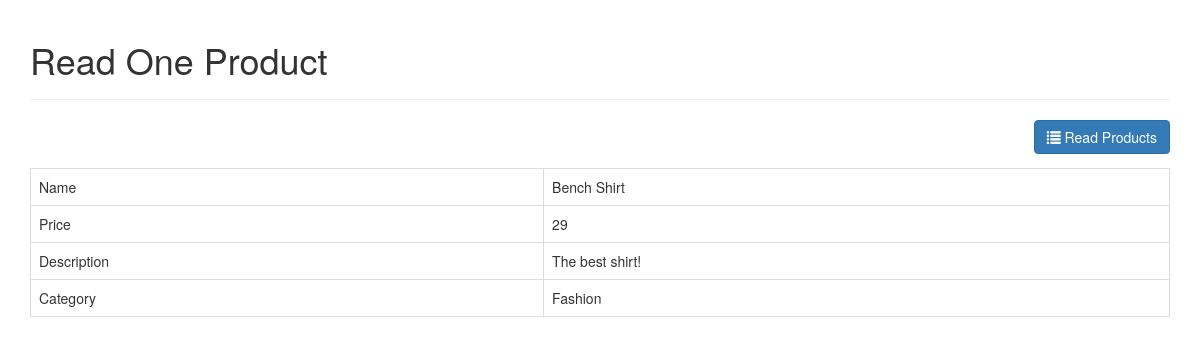
/read_one.php?id=6, run on the app's committed database.
### tables this page shows
CREATE TABLE `products` (
  `id` int(11) NOT NULL,
  `name` varchar(32) NOT NULL,
  `description` text NOT NULL,
  `price` int(11) NOT NULL,
  `category_id` int(11) NOT NULL,
  `created` datetime NOT NULL,
  `modified` timestamp NOT NULL DEFAULT current_timestamp()
);

CREATE TABLE `categories` (
  `id` int(11) NOT NULL,
  `name` varchar(256) NOT NULL,
  `created` datetime NOT NULL,
  `modified` timestamp NOT NULL DEFAULT current_timestamp()
);

### objects/product.php (called while the page is built, shortened)
<?php
class Product
{
    private $conn;
    private $table_name = "products";
    public $id;
    public function __construct($db)
    {
        $this->conn = $db;
    }
    function readOne()
    {
        $query = "SELECT
                name, price, description, category_id
            FROM
                " . $this->table_name . "
            WHERE
                id = ?
            LIMIT
                0,1";
        $stmt = $this->conn->prepare($query);
        $stmt->bindParam(1, $this->id);
        $stmt->execute();
        $row = $stmt->fetch(PDO::FETCH_ASSOC);
        $this->name = $row['name'];
        $this->price = $row['price'];
        $this->description = $row['description'];
    }
}

### objects/category.php (called while the page is built, shortened)
<?php
class Category
{
    private $conn;
    private $table_name = "categories";
    public $id;
    public function __construct($db)
    {
        $this->conn = $db;
    }
    function readName()
    {
        $query = "SELECT name FROM " . $this->table_name . " WHERE id = ? limit 0,1";
        $stmt = $this->conn->prepare($query);
        $stmt->bindParam(1, $this->id);
        $stmt->execute();
        $row = $stmt->fetch(PDO::FETCH_ASSOC);
        $this->name = $row['name'];
    }
}

### read_one.php (the view, shortened to what this page needs)
<?php
$id = isset($_GET['id']) ? $_GET['id'] : die('ERROR: missing ID.');
include_once 'objects/product.php';
include_once 'objects/category.php';
$database = new Database();
$db = $database->getConnection();
$product = new Product($db);
$category = new Category($db);
$product->id = $id;
$product->readOne();
include_once "layout_header.php";
echo "<div class='right-button-margin'>";
echo "<a href='index.php' class='btn btn-primary pull-right'>";
echo "<span class='glyphicon glyphicon-list'></span> Read Products";
echo "</a>";
echo "</div>";
echo "<table class='table table-hover table-responsive table-bordered'>";
echo "<tr>";
echo "<td>Name</td>";
echo "<td>{$product->name}</td>";
echo "</tr>";
echo "<tr>";
echo "<td>Price</td>";
echo "<td>{$product->price}</td>";
echo "</tr>";
echo "<tr>";
echo "<td>Description</td>";
echo "<td>{$product->description}</td>";
echo "</tr>";
echo "<tr>";
echo "<td>Category</td>";
echo "<td>";
$category->id = $product->category_id;
$category->readName();
echo $category->name;
echo "</td>";
echo "</tr>";
echo "</table>";
include_once "layout_footer.php";

### libs/css/custom.css (style rules this page uses)
.right-button-margin { margin: 0 0 1em 0; overflow: hidden; }

### data on the page
products: name "Bench Shirt", price "29", description "The best shirt!"
categories: name "Fashion"

### other printed values
$page_title "Read One Product"
